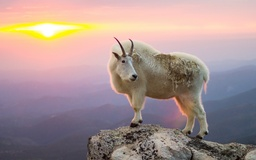
#> input picture 03_filtros_orden_estadistico/image-max.jpg, 256 x 160 px, shrunk from 1920 x 1200 before the run
$ python punto_2.py
#> lines starting #> are read from the running program, lines starting #| are printed output that depends on the picture; after the words box and inside, x2 and y2 are one past the last pixel; in counts of white or black regions, pixels touching at a corner belong together
### 03_filtros_orden_estadistico/noises.py
import numpy as np
import cv2 as cv
import matplotlib.pyplot as plt
import math
import random


def gaussian_distribution(x: float, mean: float, sigma: float) -> float:
    return (
        1
        / (sigma * math.sqrt(2 * math.pi))
        * math.exp((-1 / 2) * ((x - mean) / sigma) ** 2)
    )


def rayleigh_distribution(x: float, sigma: float) -> float:
    return x / sigma**2 * math.exp(-(x**2) / (2 * sigma**2))


def exponential_distribution(x: float, _lambda: float) -> float:
    return _lambda * math.exp(-_lambda * x)


def add_gaussian_noise(image: np.ndarray, mean: float, sigma: float) -> np.ndarray:
    image_gaussian: np.ndarray = image.copy()

    height, width = image_gaussian.shape

    x_axis: list[float] = [x for x in range(-255, 256)]
    y_axis: list[float] = [gaussian_distribution(x, mean, sigma) for x in x_axis]

    for h in range(height):
        for w in range(width):
            image_gaussian[h][w] += random.choices(x_axis, y_axis)

    return image_gaussian


# [28 lines left out: functions add_rayleigh_noise, add_exponential_noise, not called in this run]


def add_salt_and_pepper_noise(image: np.ndarray, probability: float) -> np.ndarray:
    image_salt_and_pepper: np.ndarray = image.copy()

    height, width = image_salt_and_pepper.shape

    for h in range(height):
        for w in range(width):
            if random.random() <= probability:
                if random.random() <= 0.5:
                    image_salt_and_pepper[h][w] = 255
                else:
                    image_salt_and_pepper[h][w] = 0

    return image_salt_and_pepper


def add_salt_noise(image: np.ndarray, probability: float) -> np.ndarray:
    image_salt: np.ndarray = image.copy()

    height, width = image_salt.shape

    for h in range(height):
        for w in range(width):
            if random.random() <= probability:
                image_salt[h][w] = 255

    return image_salt


def add_pepper_noise(image: np.ndarray, probability: float) -> np.ndarray:
    image_pepper: np.ndarray = image.copy()

    height, width = image_pepper.shape

    for h in range(height):
        for w in range(width):
            if random.random() <= probability:
                image_pepper[h][w] = 0

    return image_pepper

### 03_filtros_orden_estadistico/punto_1.py
import scipy.stats as stats
from typing import Callable as callable
import cv2 as cv
import matplotlib.pyplot as plt
import numpy as np
from numpy.lib import math


# [19 lines left out: functions mmse, mean_alpha, not called in this run]


def medium_point(pixels: list[int]) -> float:
    return float(np.mean([max(pixels), min(pixels)]))


def mode(pixels: list[int]) -> float:
    return stats.mode(pixels)[0][0]


def median(pixels: list[int]) -> float:
    return float(np.median(pixels))


# [4 lines left out: function contraharmonic_mean, not called in this run]


def harmonic_mean(pixels: list[int]) -> float:
    return len(pixels) / np.sum([1 / pixel for pixel in pixels])


def geometric_mean(pixels: list[int]) -> float:
    return np.exp(np.log(pixels).mean())


def filter_mean(image: np.ndarray, kernel: int) -> np.ndarray:
    mean_array: np.ndarray = np.ones((kernel, kernel)) / kernel**2
    return cv.filter2D(image, -1, mean_array)


def apply_filter(
    image: np.ndarray,
    kernel: int,
    function: callable,
    sigma: float = 0,
) -> np.ndarray:
    height, width = image.shape

    image_filtered: np.ndarray = image.copy()

    iter_min: int = math.floor(kernel / 2)
    iter_max: int = math.ceil(kernel / 2)

    pixels: list[int] = []

    for h in range(height):
        for w in range(width):
            for i in range(-iter_min, iter_max):
                h_current: int = h + i

                if h_current < 0:
                    h_current += height
                if h_current >= height:
                    h_current -= height

                for j in range(-iter_min, iter_max):
                    w_current: int = w + j

                    if w_current < 0:
                        w_current += width
                    if w_current >= width:
                        w_current -= width

                    pixels.append(image[h_current][w_current])

            if sigma == 0:
                image_filtered[h][w] = function(pixels)
            else:
                image_filtered[h][w] = function(pixels, sigma, image[h][w])
            pixels = []

    return image_filtered


# [53 lines left out: functions print_images, main, not called in this run]


# [2 lines that do not run on import are left out]

### 03_filtros_orden_estadistico/punto_2.py
import numpy as np
import cv2 as cv
import matplotlib.pyplot as plt
import numpy as np
import noises, punto_1 as filters


def main() -> None:
    print("0 de 12")
    image: np.ndarray = cv.imread("image-max.jpg", 0)
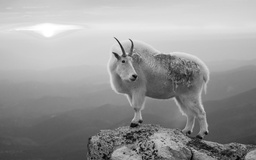
#> image: shape (160, 256); min 0, max 255, mean 152.9
    print("1 de 12")
    image_gaussian: np.ndarray = noises.add_gaussian_noise(image, 0, 2)
    print("2 de 12")
    image_gaussian_denoised: np.ndarray = filters.apply_filter(
        image_gaussian, 3, filters.harmonic_mean
    )
#> after the loop in apply_filter, `for h in range(height):`:
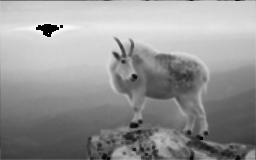
#> image_filtered: shape (160, 256); min 0, max 253, mean 149.8
#> after the loop in apply_filter, `for h in range(height):`: h_current = 0
    print("3 de 12")
    image_salt: np.ndarray = noises.add_salt_noise(image, 0.025)
#> after the loop in add_salt_noise, `for h in range(height):`:
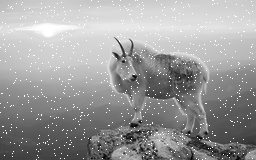
#> image_salt: shape (160, 256); 2.39% of pixels changed, all inside (x1, y1, x2, y2) = (0, 0, 256, 160)
    print("4 de 12")
    image_salt_denoised: np.ndarray = filters.apply_filter(image, 3, min)
#> call 2 of apply_filter, with kernel = 3, sigma = 0
#> after the loop in apply_filter (call 2), `for h in range(height):`:
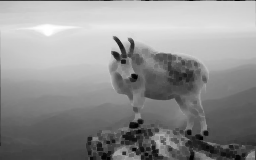
#> image_filtered: shape (160, 256); min 0, max 255, mean 144
    print("5 de 12")
    image_pepper: np.ndarray = noises.add_pepper_noise(image, 0.025)
#> after the loop in add_pepper_noise, `for h in range(height):`:
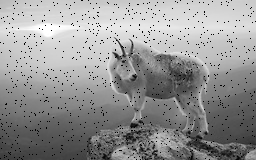
#> image_pepper: shape (160, 256); 2.52% of pixels changed, all inside (x1, y1, x2, y2) = (0, 0, 256, 160)
    print("6 de 12")
    image_pepper_denoised: np.ndarray = filters.apply_filter(image, 3, max)
#> call 3 of apply_filter, with kernel = 3, sigma = 0
#> after the loop in apply_filter (call 3), `for h in range(height):`:
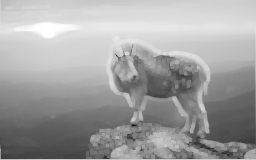
#> image_filtered: shape (160, 256); min 25, max 255, mean 161.3
    print("7 de 12")
    image_salt_and_pepper: np.ndarray = noises.add_salt_and_pepper_noise(image, 0.025)
#> after the loop in add_salt_and_pepper_noise, `for h in range(height):`:
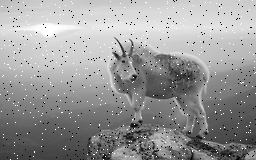
#> image_salt_and_pepper: shape (160, 256); 2.55% of pixels changed, all inside (x1, y1, x2, y2) = (0, 0, 256, 160)
    print("8 de 12")
    image_salt_and_pepper_denoised: np.ndarray = filters.apply_filter(
        image, 3, filters.mode
    )
#> after the loop in apply_filter, `for h in range(height):`: h_current = 1
    print("9 de 12")
    image_combined: np.ndarray = noises.add_gaussian_noise(image, 0, 2)
    print("10 de 12")
    image_combined = noises.add_salt_and_pepper_noise(image_combined, 0.025)
    print("11 de 12")
    image_combined_denoised = filters.apply_filter(
        image_combined, 3, filters.mean_alpha
    )
    print("12 de 12")

    images: dict[str, np.ndarray] = {
        "Gaussian": image_gaussian,
        "Gaussian denoised": image_gaussian_denoised,
        "Salt": image_salt,
        "Salt denoised": image_salt_denoised,
        "Pepper": image_pepper,
        "Pepper denoised": image_pepper_denoised,
        "Salt and pepper": image_salt_and_pepper,
        "Salt and pepper denoised": image_salt_and_pepper_denoised,
        "Image combined": image_combined,
        "Image combined denoised": image_combined_denoised,
    }

    for i, (name, image) in enumerate(images.items()):
        plt.subplot(3, 4, i + 1)
        plt.imshow(cv.cvtColor(image, cv.COLOR_BGR2RGB))
        plt.title(name)
        plt.axis("off")

    plt.show()


if __name__ == "__main__":
#> (the run stopped early here; a loop or call above may not have finished)

$ run again, with 03_filtros_orden_estadistico/image.tif saved as 03_filtros_orden_estadistico/image-max.jpg
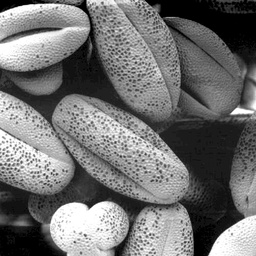
#> input picture 03_filtros_orden_estadistico/image.tif, 256 x 256 px, shrunk from 500 x 500 before the run
#> in main, image is the input picture: shape (256, 256); min 0, max 255, mean 113.2
#> after the loop in apply_filter, `for h in range(height):`: h_current = 0
#> after the loop in apply_filter (call 3), `for h in range(height):`:
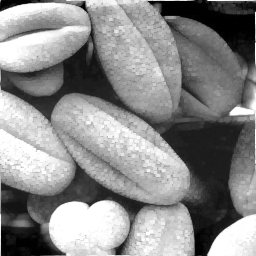
#> image_filtered: shape (256, 256); min 0, max 255, mean 136.8
#> after the loop in add_salt_and_pepper_noise, `for h in range(height):`:
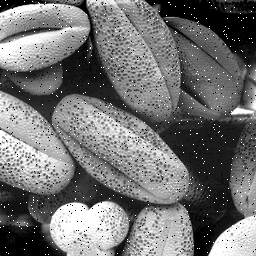
#> image_salt_and_pepper: shape (256, 256); 2.35% of pixels changed, all inside (x1, y1, x2, y2) = (0, 0, 256, 256)
#> after the loop in apply_filter, `for h in range(height):`: h_current = 1
